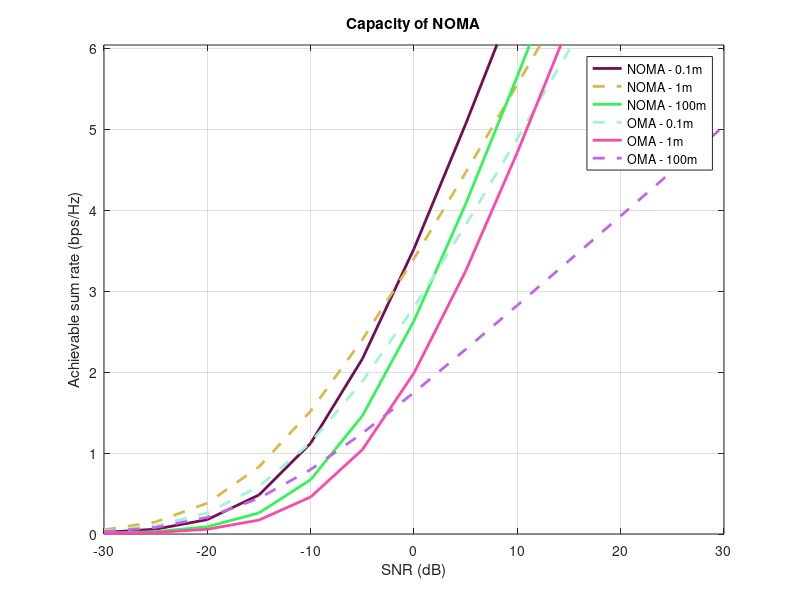

MATLAB code for this plot:
clc; 
clear variables; 
close all;

%SNR range
Pt = -114:5:-54;	%in dB
pt = db2pow(Pt);	%in linear scale

N = 10^4;
dgap = [0.1,1,100];%in meters

for i = 1:3 %dgap values loop 
d3 = 2;      %near user %Distance of users
d2 = d3+dgap(i);%far user
eta = 4;                    %Path loss exponent

%Rayleigh fading coefficients of both users
h2 = (sqrt(d2^-eta))*(randn(N,1) + 1i*randn(N,1))/sqrt(2);
h3 = (sqrt(d3^-eta))*(randn(N,1) + 1i*randn(N,1))/sqrt(2);

%Channel gains
g2 = (abs(h2)).^2;
g3 = (abs(h3)).^2;

BW = 10^9;
No = -174 + 10*log10(BW);
no = (10^-3)*db2pow(No);

%Power allocation coefficients
a1 = 0.75; 
a2 = 0.1825; 
a3 = 1-(a1+a2);

C_noma = zeros(1,length(pt));
C_oma = zeros(1,length(pt));

for u = 1:length(pt)
    
    %NOMA capacity calculation
    C_noma_2 = log2(1 + pt(u)*a3.*g3./(pt(u)*a2.*g2+no)); %far user                  
    C_noma_3 = log2(1 + pt(u)*a2.*g2/no); %near user  
    
    
    %gamma_far(u) = mean(C_noma_2);
    C_noma_sum(u) = mean(C_noma_2 + C_noma_3);  %Sum capacity of NOMA
    
    %OMA capacity calculation
    C_oma_2 = (1/3)*log2(1 + pt(u)*g2/no);    %User 2
    C_oma_3 = (1/3)*log2(1 + pt(u)*g3/no);    %User 3
    
    C_oma_sum(u) = mean(C_oma_2 + C_oma_3); %Sum capacity of OMA
    
end

SNR = Pt - No;
figure (1);
C = {'o' ; 'k' ; 'b'} ;
h = plot(SNR,C_noma_sum,'color',rand(1,3),'linewidth',2); hold on; grid on;
u = plot(SNR,C_oma_sum,'--','color',rand(1,3),'linewidth',2);
xlabel('SNR (dB)');
ylabel('Achievable sum rate (bps/Hz)');

handlevec = [h u];
legend(handlevec,'NOMA - 0.1m', 'NOMA - 1m','NOMA - 100m','OMA - 0.1m', 'OMA - 1m','OMA - 100m');

legend('NOMA - 0.1m', 'NOMA - 1m','NOMA - 100m','OMA - 0.1m', 'OMA - 1m','OMA - 100m','Orientation','vertical');
%legend('NOMA - 0.1m', 'NOMA - 1m','NOMA - 100m','OMA - 0.1m', 'OMA - 1m','OMA - 100m','Orientation','vertical');
%legend2 = ('NOMA - 0.1m', 'NOMA - 1m','NOMA - 100m','OMA - 0.1m', 'OMA - 1m','OMA - 100m');
title('Capacity of NOMA');
ylim([0 max(C_noma_sum)+1]);
ylim([0 max(C_oma_sum)+1]);
hold on ;
end



